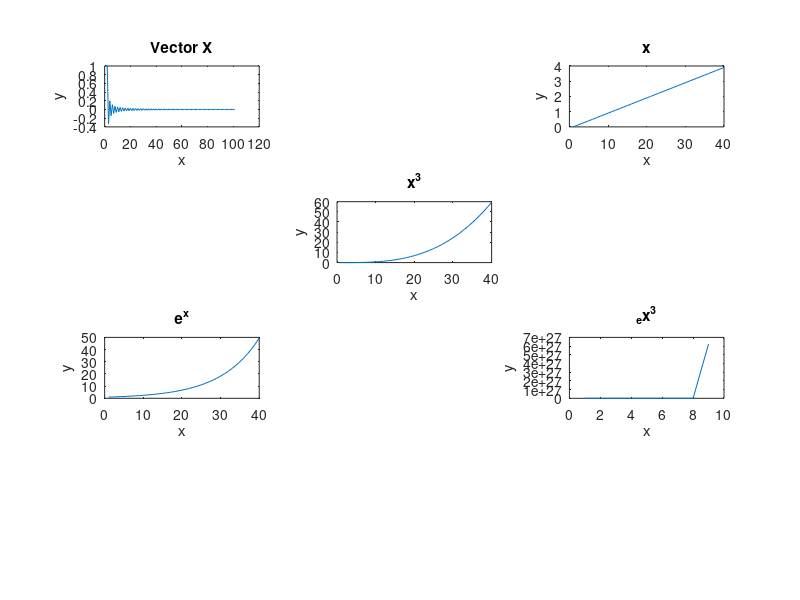

Reproduce this figure in MATLAB.
n = 0:100; 
X = (power(-1,(n+1)))./(2*n-1); 
sum_X = sum(X)
subplot(4,3,1); 
plot(X); 
title('Vector X'); 
xlabel('x'); 
ylabel('y'); 

x = 0.001 : 0.1 : 4; 
subplot(4,3,3); 
plot(x); 
title('x'); 
xlabel('x'); 
ylabel('y'); 

y = x.^3; 
subplot(4,3,5); 
plot(y); 
title('x^3'); 
xlabel('x'); 
ylabel('y'); 

v =exp(x); 
subplot(4,3,7); 
plot(v); 
title('e^x'); 
xlabel('x'); 
ylabel('y');

x = 0 : 0.5 : 4; 
z = exp(x.^3); 
subplot(4,3,9); 
plot(z); 
title('_ex^3'); 
xlabel('x'); 
ylabel('y');